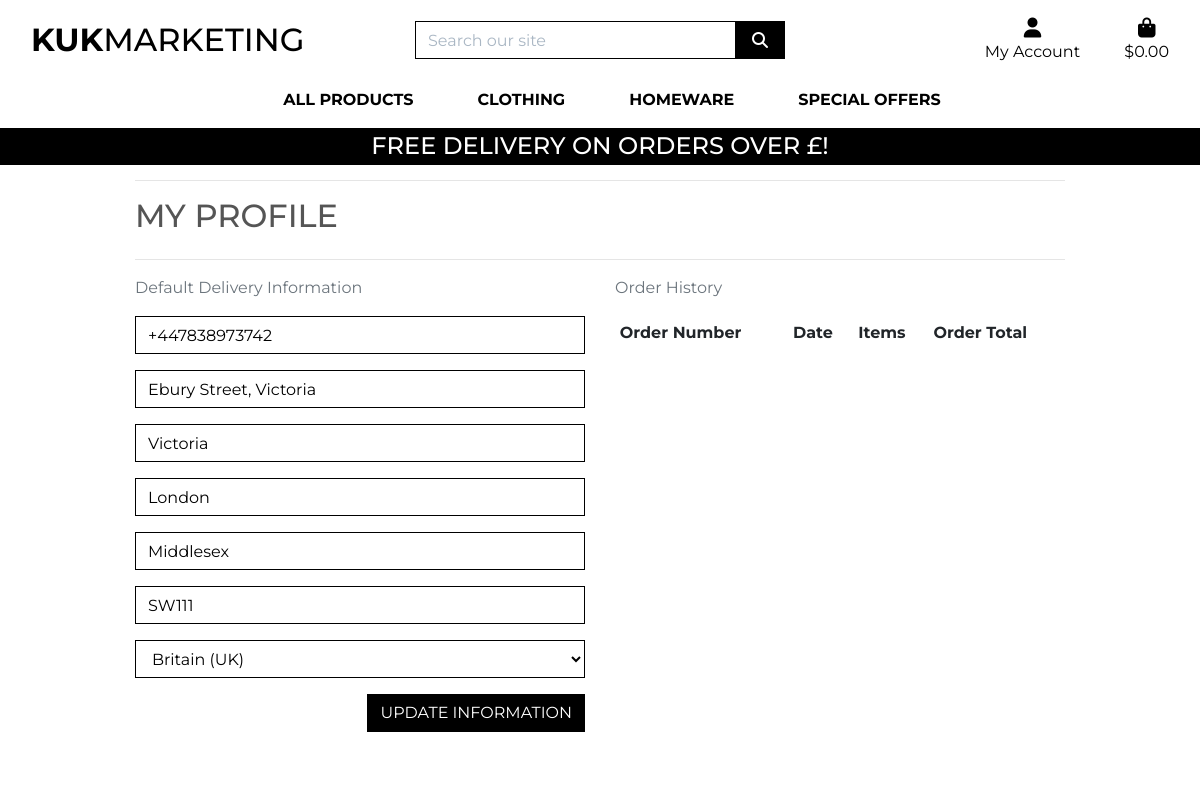
Page /profile/ (signed in) on the earlier database version.
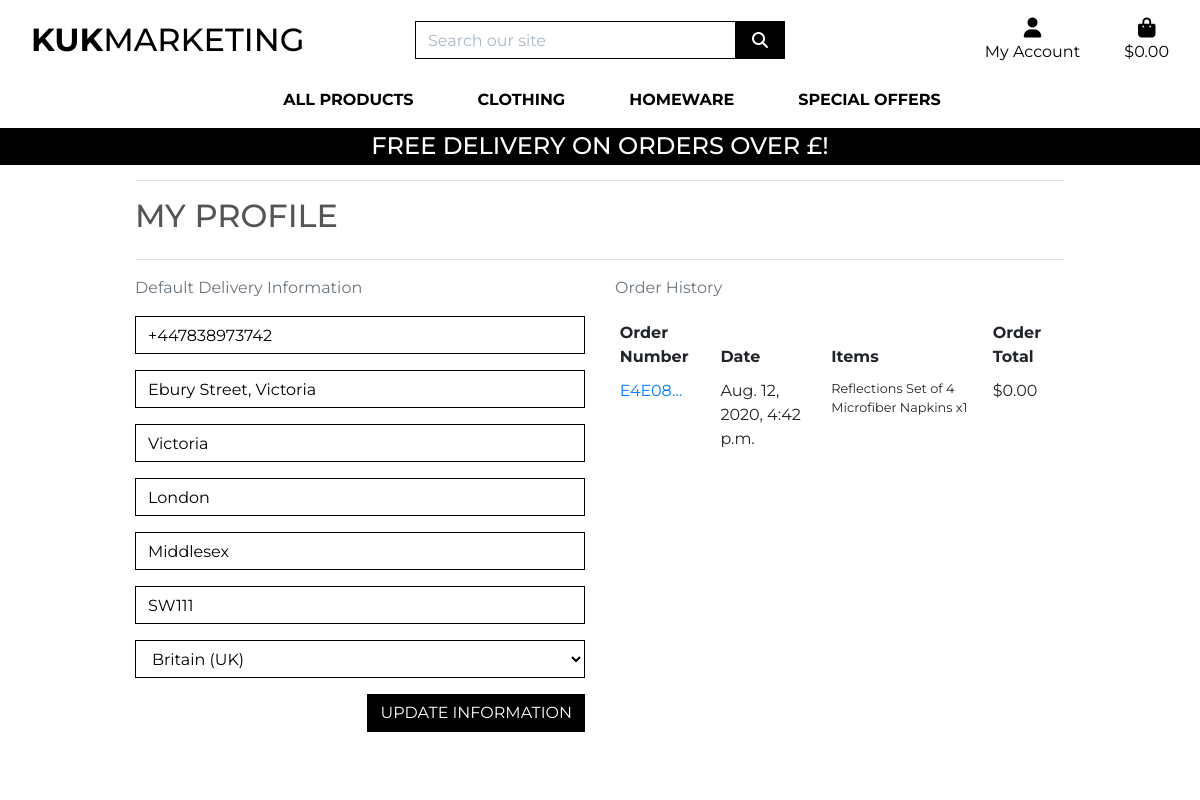
Same page on the later database version.
### checkout/models.py (models this page shows, shortened)
class Order(models.Model):
    order_number = models.CharField(max_length=32, null=False, editable=False)
    user_profile = models.ForeignKey(UserProfile, on_delete=models.SET_NULL,
                                     null=True, blank=True, related_name='orders')
    full_name = models.CharField(max_length=50, null=False, blank=False)
    email = models.EmailField(max_length=254, null=False, blank=False)
    phone_number = models.CharField(max_length=20, null=False, blank=False)
    country = CountryField(blank_label='Country *', null=False, blank=False)
    postcode = models.CharField(max_length=20, null=True, blank=True)
    town_or_city = models.CharField(max_length=40, null=False, blank=False)
    street_address1 = models.CharField(max_length=80, null=False, blank=False)
    street_address2 = models.CharField(max_length=80, null=True, blank=True)
    county = models.CharField(max_length=80, null=True, blank=True)
    date = models.DateTimeField(auto_now_add=True)
    delivery_cost = models.DecimalField(max_digits=6, decimal_places=2, null=False, default=0)
    order_total = models.DecimalField(max_digits=10, decimal_places=2, null=False, default=0)
    grand_total = models.DecimalField(max_digits=10, decimal_places=2, null=False, default=0)
    original_bag = models.TextField(null=False, blank=False, default='')
    stripe_pid = models.CharField(max_length=254, null=False, blank=False, default='')

class OrderLineItem(models.Model):
    order = models.ForeignKey(Order, null=False, blank=False, on_delete=models.CASCADE, related_name='lineitems')
    product = models.ForeignKey(Product, null=False, blank=False, on_delete=models.CASCADE)
    product_size = models.CharField(max_length=2, null=True, blank=True) # XS, S, M, L, XL
    quantity = models.IntegerField(null=False, blank=False, default=0)
    lineitem_total = models.DecimalField(max_digits=6, decimal_places=2, null=False, blank=False, editable=False)

### products/models.py (models this page shows, shortened)
class Product(models.Model):
    category = models.ForeignKey('Category', null=True, blank=True, on_delete=models.SET_NULL)
    sku = models.CharField(max_length=254, null=True, blank=True)
    name = models.CharField(max_length=254)
    description = models.TextField()
    has_sizes = models.BooleanField(default=False, null=True, blank=True)
    price = models.DecimalField(max_digits=6, decimal_places=2)
    rating = models.DecimalField(max_digits=6, decimal_places=2, null=True, blank=True)
    image_url = models.URLField(max_length=1024, null=True, blank=True)
    image = models.ImageField(null=True, blank=True)

### profiles/views.py (the view)
# urls.py: path('profile/', include('profiles.urls')),
@login_required
def profile(request):
    profile = get_object_or_404(UserProfile, user=request.user)
    if request.method == 'POST':
        form = UserProfileForm(request.POST, instance=profile)
        if form.is_valid():
            form.save()
            messages.success(request, 'Profile updated successfully')
        else:
            messages.error(request, 'Update failed. Please ensure the form is valid.')
    else:
        form = UserProfileForm(instance=profile)
    orders = profile.orders.all()
    template = 'profiles/profile.html'
    context = {
        'form': form,
        'orders': orders,
        'on_profile_page': True
    }
    return render(request, template, context)

### bag/contexts.py (called while the page is built, shortened)
def bag_contents(request):
    bag_items = []
    total = 0
    product_count = 0
    bag = request.session.get('bag', {})
    if total < settings.FREE_DELIVERY_THRESHOLD:
        delivery = total * Decimal(settings.STANDARD_DELIVERY_PERCENTAGE / 100)
        free_delivery_delta = settings.FREE_DELIVERY_THRESHOLD - total
    else:
        delivery = 0
        free_delivery_delta = 0
    grand_total = delivery + total
    context = {
        'bag_items': bag_items,
        'total': total,
        'product_count': product_count,
        'delivery': delivery,
        'free_delivery_delta': free_delivery_delta,
        'free_delivery_threshold': settings.FREE_DELIVERY_THRESHOLD,
        'grand_total': grand_total,
    }
    return context

### profiles/templates/profiles/profile.html (shortened to what this page needs)
{% extends "base.html" %}
{% load static %}
{% block extra_css %}
    <link rel="stylesheet" href="{% static 'profiles/css/profile.css' %}">
{% endblock %}
{% block page_header %}
    <div class="container header-container">
    </div>
{% endblock %}
{% block content %}
    <div class="overlay"></div>
    <div class="container">
        <div class="row">
            <div class="col">
                <hr>
                <h2 class="logo-font mb-4">My Profile</h2>
                <hr>
            </div>
        </div>
        <div class="row">
            <div class="col-12 col-lg-6">
                <p class="text-muted">Default Delivery Information</p>
                <form class="mt-3" action="{% url 'profile' %}" method="POST" id="profile-update-form">
                    {{ form|crispy }}
                    <button class="btn btn-black rounded-0 text-uppercase float-right">Update Information</button>
                </form>
            </div>
            <div class="col-12 col-lg-6">
                <p class="text-muted">Order History</p>
                <div class="order-history table-responsive">
                    <table class="table table-sm table-borderless">
                        <thead>
                            <tr>
                                <th>Order Number</th>
                                <th>Date</th>
                                <th>Items</th>
                                <th>Order Total</th>
                            </tr>
                        </thead>
                        <tbody>
                            {% for order in orders %}
                                <tr>
                                    <td>
                                        <a href="{% url 'order_history' order.order_number %}"
                                        title="{{ order.order_number }}">
                                            {{ order.order_number|truncatechars:6 }}
                                        </a>
                                    </td>
                                    <td>{{ order.date }}</td>
                                    <td>
                                        <ul class="list-unstyled">
                                            {% for item in order.lineitems.all %}
                                                <li class="small">
                                                    {{ item.product.name }} x{{ item.quantity }}
                                                </li>
                                            {% endfor %}
                                        </ul>
                                    </td>
                                    <td>${{ order.grand_total }}</td>
                                </tr>
                            {% endfor %}
                        </tbody>
                    </table>
                </div>
            </div>
        </div>
{% endblock %}

Differences in the rows shown:
added Order: order_number "E4E08…", date "Aug. 12, 2020, 4:42 p.m.", grand_total "0.00"
added OrderLineItem: product.name "Reflections Set of 4 Microfiber Napkins", quantity "1"
